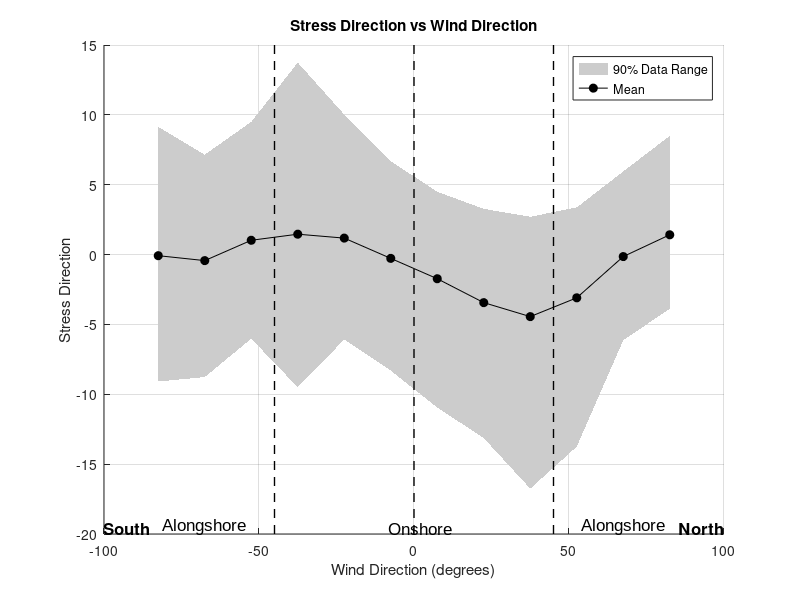

MATLAB code to generate this figure:
% Load the data
load('All_Pier_Data_30_Min_Bins.mat');

% Apply data quality control
valid_idx = Cz_p <= 0.01; 

mvalid_idx = r2_uw_p >= .9 & valid_idx 

% Filter the data for wind coming 90 degrees from onshore
onshore90_idx = onshore90_p == 1 & mvalid_idx;
filtered_Wdir_measured_p = Wdir_measured_p(onshore90_idx);
filtered_Sdir_measured = Sdir_measured_p(onshore90_idx);
filtered_Uz_p = Uz_p(onshore90_idx);


% Shift wind direction data
shifted_Wdir_measured_p = filtered_Wdir_measured_p;
shifted_Wdir_measured_p(shifted_Wdir_measured_p < 60) = shifted_Wdir_measured_p(shifted_Wdir_measured_p < 60) + 360;

% Find the mean of the shifted wind direction data
mean_shifted_Wdir = mean(shifted_Wdir_measured_p);

% Determine the shift needed to center data between -90 and 90 degrees
shift_needed = 90 - max(shifted_Wdir_measured_p);
shifted_Wdir_measured_p = shifted_Wdir_measured_p + shift_needed;

% Bin the data
bin_size = 15; % Change this value to adjust bin size
bin_edges = -90:bin_size:90;
bin_centers = bin_edges(1:end-1) + bin_size / 2;
binned_95th_percentile = zeros(size(bin_centers));
binned_5th_percentile = zeros(size(bin_centers));
binned_mean = zeros(size(bin_centers));

for i = 1:length(bin_centers)
    bin_idx = shifted_Wdir_measured_p >= bin_edges(i) & shifted_Wdir_measured_p < bin_edges(i+1);
    bin_data = filtered_Sdir_measured(bin_idx);
    
    if ~isempty(bin_data)
        binned_95th_percentile(i) = prctile(bin_data, 90);
        binned_5th_percentile(i) = prctile(bin_data, 10);
        binned_mean(i) = mean(bin_data);
    end
end

% Create the plot
figure;
hold on;

% Plot the 90% data range (5th to 95th percentiles)
fill([bin_centers, fliplr(bin_centers)], ...
     [binned_5th_percentile, fliplr(binned_95th_percentile)], ...
     [0.8 0.8 0.8], 'EdgeColor', 'none', 'DisplayName', '90% Data Range');

% Plot the mean line
plot(bin_centers, binned_mean, 'k-o', 'MarkerFaceColor', 'k', 'DisplayName', 'Mean');

% Add grid and labels
title('Stress Direction vs Wind Direction');
xlabel('Wind Direction (degrees)');
ylabel('Stress Direction');
legend show;
grid on;

% Add reference lines and text
y_limits = ylim;
plot([-45 -45], y_limits, '--k', 'LineWidth', 1, 'HandleVisibility', 'off');
plot([45 45], y_limits, '--k', 'LineWidth', 1, 'HandleVisibility', 'off');
plot([0 0], y_limits, '--k', 'LineWidth', 1, 'HandleVisibility', 'off');
text(-67.5, y_limits(1), 'Alongshore', 'HorizontalAlignment', 'center', 'VerticalAlignment', 'bottom', 'FontSize', 12, 'Color', 'k', 'FontName', 'Arial');
text(2, y_limits(1), 'Onshore', 'HorizontalAlignment', 'center', 'VerticalAlignment', 'bottom', 'FontSize', 12, 'Color', 'k', 'FontName', 'Arial');
text(67.5, y_limits(1), 'Alongshore', 'HorizontalAlignment', 'center', 'VerticalAlignment', 'bottom', 'FontSize', 12, 'Color', 'k', 'FontName', 'Arial');
% Add North and South text annotations
x_limits = xlim;
text(x_limits(2), y_limits(1), 'North', 'HorizontalAlignment', 'right', 'VerticalAlignment', 'bottom', 'FontSize', 12, 'FontWeight', 'bold');
text(x_limits(1), y_limits(1), 'South', 'HorizontalAlignment', 'left', 'VerticalAlignment', 'bottom', 'FontSize', 12, 'FontWeight', 'bold');

hold off;


